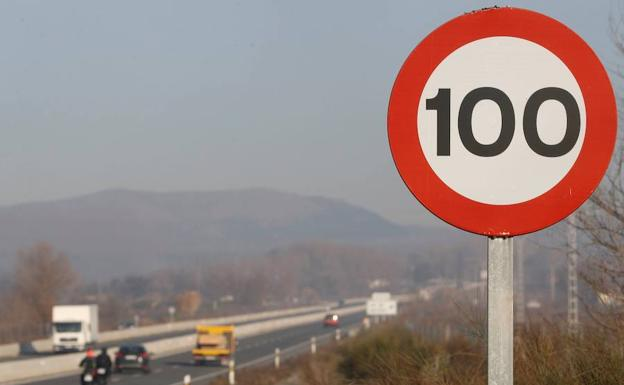
%> input picture MATLAB/segmentacion/LabColorSegmentationExample/limite100.jpg, 624 x 385 px
$ octave segmentacion.m   (GNU Octave 9; MATLAB toolbox functions it lacks are replaced by stand-ins)
%> lines starting %> are read from the running program, lines starting %| are printed output that depends on the picture; in (x1, y1, x2, y2) boxes, pixels count from 0 and x2, y2 are one past the last pixel; in counts of white or black regions, pixels touching at a corner belong together; the program's own positions count from 1
clc;    % Clear the command window.
close all;  % Close all figures (except those of imtool.)
clear;  % Erase all existing variables. Or clearvars if you want.
workspace;  % Make sure the workspace panel is showing.
format long g;
format compact;
fontSize = 25;
%===============================================================================
% Get the name of the image the user wants to use.
folder = 'C:/Users/karat/Downloads/TDI Teoria/imagenes';
baseFileName = 'limite100.jpg';
% Get the full filename, with path prepended.
fullFileName = fullfile(folder, baseFileName);
%===============================================================================
% Read in a demo image.
grayImage = imread(fullFileName);
%> grayImage is the input picture: size 385x624x3 uint8; mean R, G, B 150.5, 135.8, 133.3
% Get the dimensions of the image.
% numberOfColorChannels should be = 1 for a gray scale image, and 3 for an RGB color image.
[rows, columns, numberOfColorChannels] = size(grayImage);
%> rows = 385; columns = 624; numberOfColorChannels = 3
if numberOfColorChannels > 1
  % It's not really gray scale like we expected - it's color.
  % Use weighted sum of ALL channels to create a gray scale image.
  grayImage = rgb2gray(grayImage);
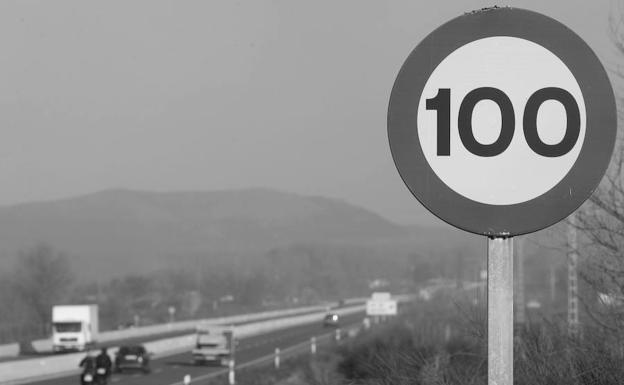
%> grayImage: size 385x624 uint8; min 14, max 252, mean 140
  % ALTERNATE METHOD: Convert it to gray scale by taking only the green channel,
  % which in a typical snapshot will be the least noisy channel.
  % grayImage = grayImage(:, :, 2); % Take green channel.
end
% Display the image.
subplot(2, 2, 1);
imshow(grayImage, []);
axis on;
axis image;
caption = sprintf('Original Gray Scale Image');
title(caption, 'FontSize', fontSize, 'Interpreter', 'None');
drawnow;
hp = impixelinfo();
% Set up figure properties:
% Enlarge figure to full screen.
set(gcf, 'Units', 'Normalized', 'OuterPosition', [0 0 1 1]);
% Get rid of tool bar and pulldown menus that are along top of figure.
% set(gcf, 'Toolbar', 'none', 'Menu', 'none');
% Give a name to the title bar.
set(gcf, 'Name', 'Demo by ImageAnalyst', 'NumberTitle', 'Off')
drawnow;
% Let's compute and display the histogram.
[pixelCount, grayLevels] = imhist(grayImage);
%> pixelCount = 256 values, max 15282 at index 167, min 0 at index 1, mean 938.4; grayLevels = 256 values from 0 to 255
subplot(2, 2, 2);
bar(grayLevels, pixelCount); % Plot it as a bar chart.
grid on;
title('Histogram of original image', 'FontSize', fontSize, 'Interpreter', 'None');
xlabel('Gray Level', 'FontSize', fontSize);
ylabel('Pixel Count', 'FontSize', fontSize);
xlim([0 grayLevels(end)]); % Scale x axis manually.
% Binarize the image by thresholding.
mask = grayImage < 125;
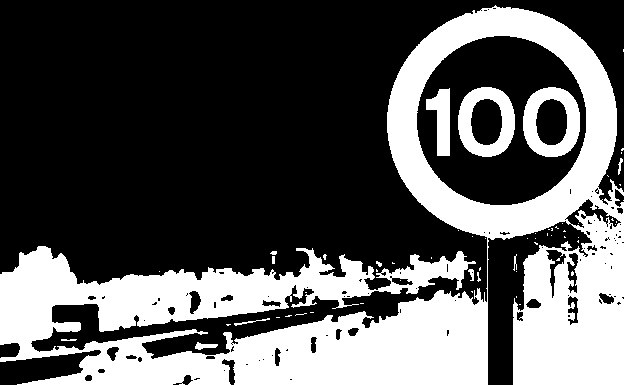
%> mask: size 385x624 logical; 34.7% white; 61 white regions (47 under 20 px), largest, box (x1, y1, x2, y2) and area: (0, 5, 624, 385) 77455, (523, 87, 580, 157) 2121, (458, 87, 515, 157) 2101
% Display the mask image.
subplot(2, 2, 3);
imshow(mask);
axis on;
axis image; % Make sure image is not artificially stretched because of screen's aspect ratio.
title('Binary Image Mask', 'fontSize', fontSize);
drawnow;
% Get rid of blobs touching the border.
mask = imclearborder(mask);
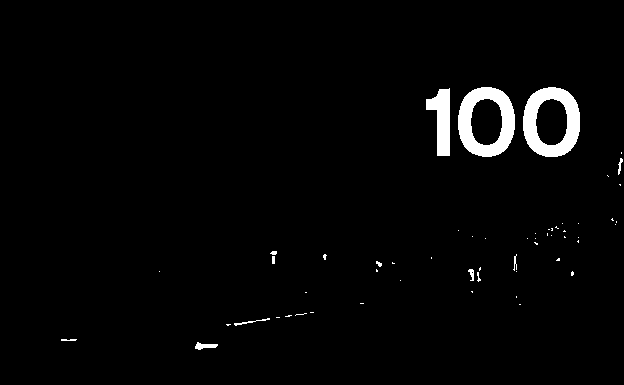
%> mask: size 385x624 logical; 2.4% white; 57 white regions (44 under 20 px), largest, box (x1, y1, x2, y2) and area: (523, 87, 580, 157) 2121, (458, 87, 515, 157) 2101, (426, 88, 450, 156) 995
% Extract just the largest blob.
mask = bwareafilt(mask, 1);
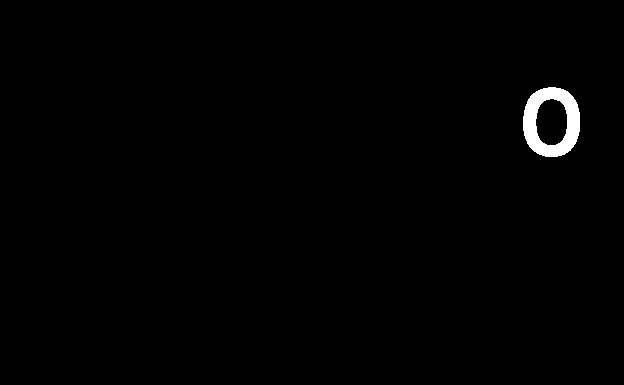
%> mask: size 385x624 logical; 0.88% white; 1 white region, box (x1, y1, x2, y2) and area: (523, 87, 580, 157) 2121
% Display the mask image.
subplot(2, 2, 4);
imshow(mask);
axis on;
axis image; % Make sure image is not artificially stretched because of screen's aspect ratio.
title('Lobster-only Mask', 'FontSize', fontSize);
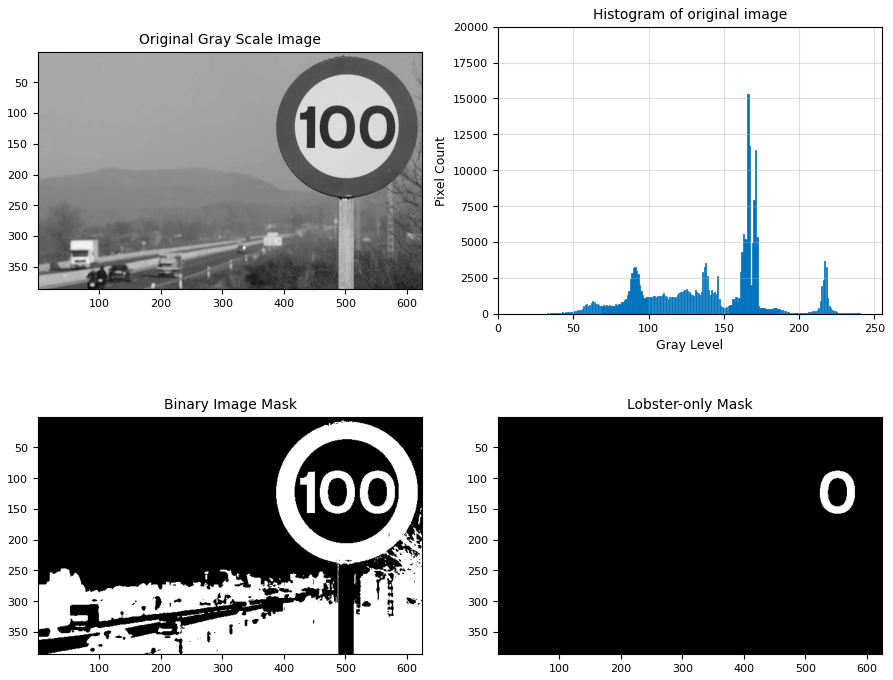
%> figure redrawn from the program's plot data, 4 panels
drawnow;
% Get rid of black islands (holes) in struts without filling large black areas.
subplot(2, 2, 4);
mask = ~bwareaopen(~mask, 1000);
imshow(mask);
axis on;
axis image; % Make sure image is not artificially stretched because of screen's aspect ratio.
title('Final Cleaned Mask', 'FontSize', fontSize);
drawnow;
